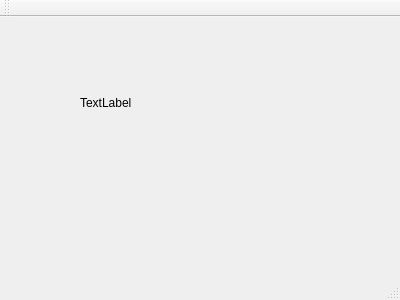
<?xml version="1.0" encoding="UTF-8"?>
<ui version="4.0">
 <class>MainWindow</class>
 <widget class="QMainWindow" name="MainWindow">
  <property name="geometry">
   <rect>
    <x>0</x>
    <y>0</y>
    <width>400</width>
    <height>300</height>
   </rect>
  </property>
  <property name="windowTitle">
   <string>MainWindow</string>
  </property>
  <widget class="QWidget" name="centralWidget">
   <widget class="QLabel" name="label">
    <property name="geometry">
     <rect>
      <x>80</x>
      <y>60</y>
      <width>231</width>
      <height>51</height>
     </rect>
    </property>
    <property name="text">
     <string>TextLabel</string>
    </property>
   </widget>
  </widget>
  <widget class="QMenuBar" name="menuBar">
   <property name="geometry">
    <rect>
     <x>0</x>
     <y>0</y>
     <width>400</width>
     <height>19</height>
    </rect>
   </property>
  </widget>
  <widget class="QToolBar" name="mainToolBar">
   <attribute name="toolBarArea">
    <enum>TopToolBarArea</enum>
   </attribute>
   <attribute name="toolBarBreak">
    <bool>false</bool>
   </attribute>
  </widget>
  <widget class="QStatusBar" name="statusBar"/>
 </widget>
 <layoutdefault spacing="6" margin="11"/>
 <resources/>
 <connections/>
</ui>
